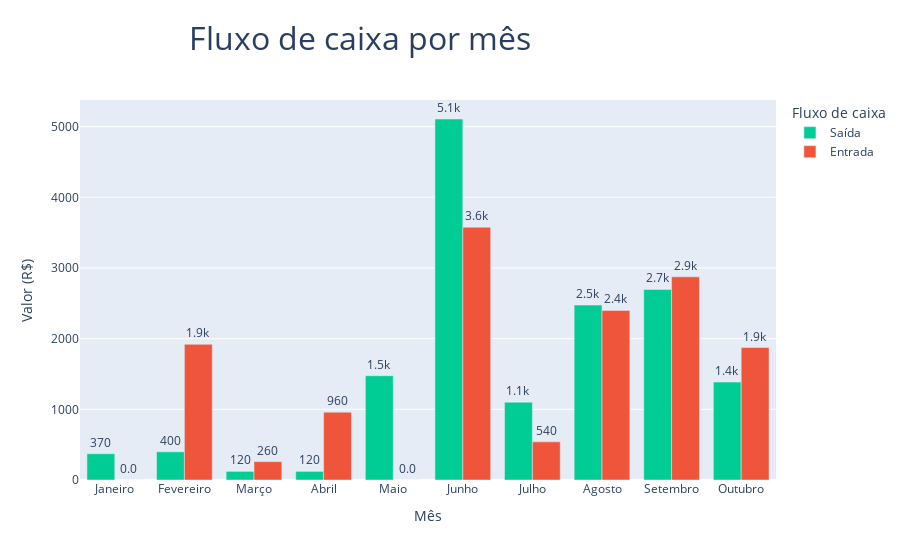

The notebook cell this image was saved under:
### Markdown cell above
## Total de entradas, saídas e caixa por mês em 2023

### Code cell
df_grouped_by_month = df.groupby([df['Data'].dt.month, 'Fluxo de caixa']).agg({'Valor': 'sum'}).reset_index()
df_grouped_by_month['Valor'] = df_grouped_by_month['Valor'].apply(lambda x: round(x, 2))

novas_linhas = [{'Data': 1, 'Fluxo de caixa': 'Entrada', 'Valor': 0},
                {'Data': 5, 'Fluxo de caixa': 'Entrada', 'Valor': 0}]
novo_df = pd.DataFrame(novas_linhas)

df_grouped_by_month = pd.concat([df_grouped_by_month, novo_df],
                                ignore_index=True).sort_values(by=['Data']).reset_index(drop=True)

meses = {
    1: 'Janeiro',
    2: 'Fevereiro',
    3: 'Março',
    4: 'Abril',
    5: 'Maio',
    6: 'Junho',
    7: 'Julho',
    8: 'Agosto',
    9: 'Setembro',
    10: 'Outubro',
    11: 'Novembro',
    12: 'Dezembro'
}

df_grouped_by_month['Data'] = df_grouped_by_month['Data'].apply(lambda x: meses[x])
fig = px.bar(df_grouped_by_month, x='Data', y='Valor', color='Fluxo de caixa', barmode='group',
            title='Fluxo de caixa por mês', text_auto='.2s', color_discrete_sequence=['#00CC96', '#EF553B'])
fig.update_xaxes(title_text="Mês")
fig.update_yaxes(title_text="Valor (R$)")
fig.update_traces(textfont_size=12, textangle=0, textposition="outside", cliponaxis=False)
fig.update_layout(
    title_x=0.4,  # Centraliza o título horizontalmente
    title_font=dict(size=32)  # Define o tamanho da fonte do título
)

### Figure 1 — Plotly figure (JSON) as saved in the notebook; plotly's stock layout.template omitted (floating-point values rounded to 4 significant figures)
{"data": [{"alignmentgroup": "True", "cliponaxis": false, "hovertemplate": "Fluxo de caixa=Saída<br>Data=%{x}<br>Valor=%{y}<extra></extra>", "legendgroup": "Saída", "marker": {"color": "#00CC96", "pattern": {"shape": ""}}, "name": "Saída", "offsetgroup": "Saída", "orientation": "v", "showlegend": true, "textangle": 0, "textfont": {"size": 12}, "textposition": "outside", "texttemplate": "%{y:.2s}", "type": "bar", "x": ["Janeiro", "Fevereiro", "Março", "Abril", "Maio", "Junho", "Julho", "Agosto", "Setembro", "Outubro"], "xaxis": "x", "y": [371.9, 398.8, 121.9, 121.9, 1476.0, 5108.0, 1102.0, 2476.0, 2697.0, 1385.0], "yaxis": "y"}, {"alignmentgroup": "True", "cliponaxis": false, "hovertemplate": "Fluxo de caixa=Entrada<br>Data=%{x}<br>Valor=%{y}<extra></extra>", "legendgroup": "Entrada", "marker": {"color": "#EF553B", "pattern": {"shape": ""}}, "name": "Entrada", "offsetgroup": "Entrada", "orientation": "v", "showlegend": true, "textangle": 0, "textfont": {"size": 12}, "textposition": "outside", "texttemplate": "%{y:.2s}", "type": "bar", "x": ["Janeiro", "Fevereiro", "Março", "Abril", "Maio", "Junho", "Julho", "Agosto", "Setembro", "Outubro"], "xaxis": "x", "y": [0, 1920, 260, 960, 0, 3577, 540, 2400, 2875, 1875], "yaxis": "y"}], "layout": {"barmode": "group", "legend": {"title": {"text": "Fluxo de caixa"}, "tracegroupgap": 0}, "title": {"font": {"size": 32}, "text": "Fluxo de caixa por mês", "x": 0.4}, "xaxis": {"anchor": "y", "domain": [0, 1], "title": {"text": "Mês"}}, "yaxis": {"anchor": "x", "domain": [0, 1], "title": {"text": "Valor (R$)"}}}}
